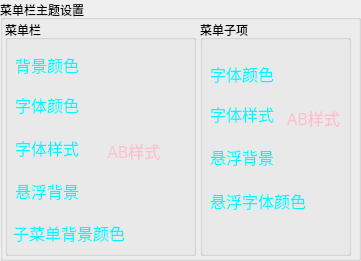
   <widget class="QGroupBox" name="groupBox">
    <property name="geometry">
     <rect>
      <x>10</x>
      <y>10</y>
      <width>361</width>
      <height>261</height>
     </rect>
    </property>
    <property name="styleSheet">
     <string notr="true">/*/* QGroupBox 样式 */
QGroupBox {
    background-color: #474747;
    border: 2px solid rgb(100, 100, 100); /* 边框颜色 */
    border-radius: 4px;         /* 圆角 */
    margin-top: 10px;           /* 上边距 */
    padding-top: 10px;          /* 内部上边距 */
    font-size: 12pt;
    font-weight: bold;
}
 
QGroupBox::title {
    subcontrol-origin: margin;  /* 标题位置 */
    subcontrol-position: top center; /* 水平居中 */
    padding: 0 4px;             /* 标题内边距 */
	border-radius: 3px;
    background-color: rgb(150, 150, 150);
    color: #FFFFFF;
}
 
/* QComboBox 样式 */
QComboBox {
    border: 1px solid pink; /* 边框颜色 */
    border-radius: 4px;         /* 圆角 */
    padding: 3px;               /* 内边距 */
    min-width: 120px;            最小宽度
} */</string>
    </property>
    <property name="title">
     <string>菜单栏主题设置</string>
    </property>
    <widget class="QLabel" name="lab_menuBar_11">
     <property name="geometry">
      <rect>
       <x>10</x>
       <y>40</y>
       <width>71</width>
       <height>21</height>
      </rect>
     </property>
     <property name="font">
      <font>
       <family>微软雅黑</family>
       <pointsize>12</pointsize>
      </font>
     </property>
     <property name="styleSheet">
      <string notr="true">color: #00F8FF;
background-color: transparent;</string>
     </property>
     <property name="text">
      <string/>
     </property>
    </widget>
    <widget class="QGroupBox" name="groupBox_4">
     <property name="geometry">
      <rect>
       <x>5</x>
       <y>20</y>
       <width>191</width>
       <height>236</height>
      </rect>
     </property>
     <property name="title">
      <string>菜单栏</string>
     </property>
     <widget class="QLabel" name="lab_menuBar_2">
      <property name="geometry">
       <rect>
        <x>10</x>
        <y>34</y>
        <width>71</width>
        <height>21</height>
       </rect>
      </property>
      <property name="font">
       <font>
        <family>微软雅黑</family>
        <pointsize>12</pointsize>
       </font>
      </property>
      <property name="styleSheet">
       <string notr="true">color: #00F8FF;
background-color: transparent;</string>
      </property>
      <property name="text">
       <string>背景颜色</string>
      </property>
     </widget>
     <widget class="QPushButton" name="btn_tit_bgdcol">
      <property name="geometry">
       <rect>
        <x>85</x>
        <y>30</y>
        <width>30</width>
        <height>31</height>
       </rect>
      </property>
      <property name="styleSheet">
       <string notr="true">QPushButton{
    border-radius: 3px;
    color: pink;
}</string>
      </property>
      <property name="text">
       <string/>
      </property>
     </widget>
     <widget class="QPushButton" name="btn_tit_fontcol">
      <property name="geometry">
       <rect>
        <x>85</x>
        <y>70</y>
        <width>30</width>
        <height>30</height>
       </rect>
      </property>
      <property name="styleSheet">
       <string notr="true">QPushButton{
    border-radius: 3px;
    color: pink;
}</string>
      </property>
      <property name="text">
       <string/>
      </property>
     </widget>
     <widget class="QLabel" name="lab_menuBar_5">
      <property name="geometry">
       <rect>
        <x>10</x>
        <y>74</y>
        <width>71</width>
        <height>21</height>
       </rect>
      </property>
      <property name="font">
       <font>
        <family>微软雅黑</family>
        <pointsize>12</pointsize>
       </font>
      </property>
      <property name="styleSheet">
       <string notr="true">color: #00F8FF;
background-color: transparent;</string>
      </property>
      <property name="text">
       <string>字体颜色</string>
      </property>
     </widget>
     <widget class="QLabel" name="lab_menuBar_7">
      <property name="geometry">
       <rect>
        <x>10</x>
        <y>117</y>
        <width>71</width>
        <height>21</height>
       </rect>
      </property>
      <property name="font">
       <font>
        <family>微软雅黑</family>
        <pointsize>12</pointsize>
       </font>
      </property>
      <property name="styleSheet">
       <string notr="true">color: #00F8FF;
background-color: transparent;</string>
      </property>
      <property name="text">
       <string>字体样式</string>
      </property>
     </widget>
     <widget class="QPushButton" name="btn_tit_fontStyle">
      <property name="geometry">
       <rect>
        <x>85</x>
        <y>113</y>
        <width>88</width>
        <height>35</height>
       </rect>
      </property>
      <property name="font">
       <font>
        <family>微软雅黑</family>
        <pointsize>12</pointsize>
       </font>
      </property>
      <property name="styleSheet">
       <string notr="true">QPushButton{
    border-radius: 3px;
    color: pink;
}</string>
      </property>
      <property name="text">
       <string>AB样式</string>
      </property>
     </widget>
     <widget class="QLabel" name="lab_menuBar_3">
      <property name="geometry">
       <rect>
        <x>8</x>
        <y>202</y>
        <width>121</width>
        <height>21</height>
       </rect>
      </property>
      <property name="font">
       <font>
        <family>微软雅黑</family>
        <pointsize>12</pointsize>
       </font>
      </property>
      <property name="styleSheet">
       <string notr="true">color: #00F8FF;
background-color: transparent;</string>
      </property>
      <property name="text">
       <string>子菜单背景颜色</string>
      </property>
     </widget>
     <widget class="QPushButton" name="btn_tit_menu_bg_col">
      <property name="geometry">
       <rect>
        <x>130</x>
        <y>198</y>
        <width>30</width>
        <height>30</height>
       </rect>
      </property>
      <property name="styleSheet">
       <string notr="true">QPushButton{
    border-radius: 3px;
    color: pink;
}</string>
      </property>
      <property name="text">
       <string/>
      </property>
     </widget>
     <widget class="QLabel" name="lab_menuBar_22">
      <property name="geometry">
       <rect>
        <x>10</x>
        <y>160</y>
        <width>71</width>
        <height>21</height>
       </rect>
      </property>
      <property name="font">
       <font>
        <family>微软雅黑</family>
        <pointsize>12</pointsize>
       </font>
      </property>
      <property name="styleSheet">
       <string notr="true">color: #00F8FF;
background-color: transparent;</string>
      </property>
      <property name="text">
       <string>悬浮背景</string>
      </property>
     </widget>
     <widget class="QPushButton" name="btn_tit_hoverbgcol">
      <property name="geometry">
       <rect>
        <x>85</x>
        <y>158</y>
        <width>31</width>
        <height>30</height>
       </rect>
      </property>
      <property name="font">
       <font>
        <family>微软雅黑</family>
        <pointsize>12</pointsize>
       </font>
      </property>
      <property name="styleSheet">
       <string notr="true">QPushButton{
    border-radius: 3px;
    color: pink;
}</string>
      </property>
      <property name="text">
       <string/>
      </property>
     </widget>
    </widget>
    <widget class="QGroupBox" name="groupBox_5">
     <property name="geometry">
      <rect>
       <x>200</x>
       <y>20</y>
       <width>151</width>
       <height>236</height>
      </rect>
     </property>
     <property name="title">
      <string>菜单子项</string>
     </property>
     <widget class="QLabel" name="lab_menuBar_8">
      <property name="geometry">
       <rect>
        <x>10</x>
        <y>83</y>
        <width>71</width>
        <height>21</height>
       </rect>
      </property>
      <property name="font">
       <font>
        <family>微软雅黑</family>
        <pointsize>12</pointsize>
       </font>
      </property>
      <property name="styleSheet">
       <string notr="true">color: #00F8FF;
background-color: transparent;</string>
      </property>
      <property name="text">
       <string>字体样式</string>
      </property>
     </widget>
     <widget class="QLabel" name="lab_menuBar_6">
      <property name="geometry">
       <rect>
        <x>10</x>
        <y>43</y>
        <width>71</width>
        <height>21</height>
       </rect>
      </property>
      <property name="font">
       <font>
        <family>微软雅黑</family>
        <pointsize>12</pointsize>
       </font>
      </property>
      <property name="styleSheet">
       <string notr="true">color: #00F8FF;
background-color: transparent;</string>
      </property>
      <property name="text">
       <string>字体颜色</string>
      </property>
     </widget>
     <widget class="QPushButton" name="btn_tit_menu_fontcol">
      <property name="geometry">
       <rect>
        <x>83</x>
        <y>40</y>
        <width>30</width>
        <height>31</height>
       </rect>
      </property>
      <property name="styleSheet">
       <string notr="true">QPushButton{
    border-radius: 3px;
    color: pink;
}</string>
      </property>
      <property name="text">
       <string/>
      </property>
     </widget>
     <widget class="QLabel" name="lab_menuBar_21">
      <property name="geometry">
       <rect>
        <x>10</x>
        <y>120</y>
        <width>71</width>
        <height>21</height>
       </rect>
      </property>
      <property name="font">
       <font>
        <family>微软雅黑</family>
        <pointsize>12</pointsize>
       </font>
      </property>
      <property name="styleSheet">
       <string notr="true">color: #00F8FF;
background-color: transparent;</string>
      </property>
      <property name="text">
       <string/>
      </property>
     </widget>
     <widget class="QLabel" name="lab_menuBar_23">
      <property name="geometry">
       <rect>
        <x>10</x>
        <y>126</y>
        <width>71</width>
        <height>21</height>
       </rect>
      </property>
      <property name="font">
       <font>
        <family>微软雅黑</family>
        <pointsize>12</pointsize>
       </font>
      </property>
      <property name="styleSheet">
       <string notr="true">color: #00F8FF;
background-color: transparent;</string>
      </property>
      <property name="text">
       <string>悬浮背景</string>
      </property>
     </widget>
     <widget class="QLabel" name="lab_menuBar_24">
      <property name="geometry">
       <rect>
        <x>10</x>
        <y>170</y>
        <width>101</width>
        <height>21</height>
       </rect>
      </property>
      <property name="font">
       <font>
        <family>微软雅黑</family>
        <pointsize>12</pointsize>
       </font>
      </property>
      <property name="styleSheet">
       <string notr="true">color: #00F8FF;
background-color: transparent;</string>
      </property>
      <property name="text">
       <string>悬浮字体颜色</string>
      </property>
     </widget>
     <widget class="QPushButton" name="btn_tit_menu_fontStyle">
      <property name="geometry">
       <rect>
        <x>83</x>
        <y>80</y>
        <width>61</width>
        <height>35</height>
       </rect>
      </property>
      <property name="font">
       <font>
        <family>微软雅黑</family>
        <pointsize>12</pointsize>
       </font>
      </property>
      <property name="styleSheet">
       <string notr="true">QPushButton{
    border-radius: 3px;
    color: pink;
}</string>
      </property>
      <property name="text">
       <string>AB样式</string>
      </property>
     </widget>
     <widget class="QPushButton" name="btn_tit_menu_hoverbgcol">
      <property name="geometry">
       <rect>
        <x>83</x>
        <y>123</y>
        <width>30</width>
        <height>31</height>
       </rect>
      </property>
      <property name="styleSheet">
       <string notr="true">QPushButton{
    border-radius: 3px;
    color: pink;
}</string>
      </property>
      <property name="text">
       <string/>
      </property>
     </widget>
     <widget class="QPushButton" name="btn_tit_menu_fonthovercol">
      <property name="geometry">
       <rect>
        <x>113</x>
        <y>170</y>
        <width>30</width>
        <height>31</height>
       </rect>
      </property>
      <property name="styleSheet">
       <string notr="true">QPushButton{
    border-radius: 3px;
    color: pink;
}</string>
      </property>
      <property name="text">
       <string/>
      </property>
     </widget>
    </widget>
   </widget>
